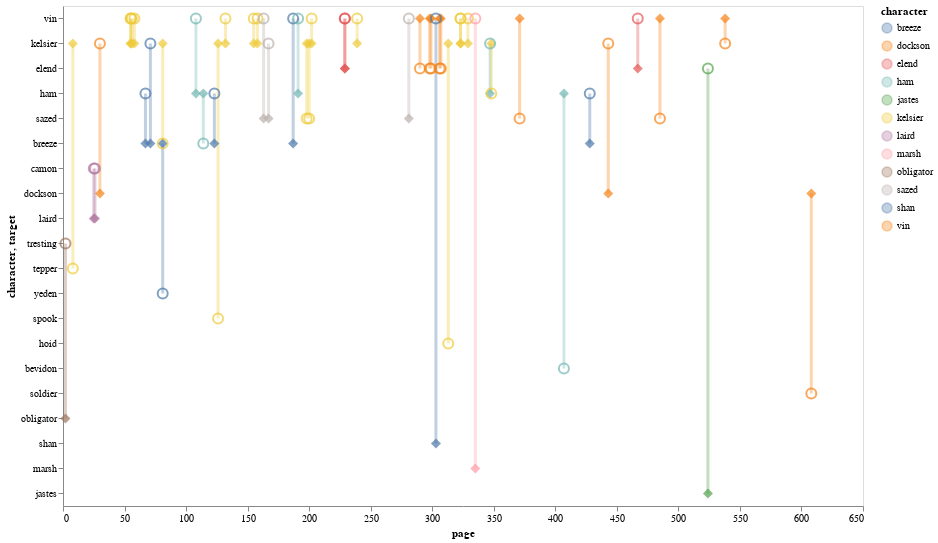

The notebook cell this image was saved under:
### Code cell
highlight = alt.selection_multi( on='mouseover',
                          fields=['character'], nearest=True)


raisers = alt.Chart(fe).mark_point(shape='diamond',filled=True).encode(
    x='page:Q',
    color='character:N',
    y = alt.Y('character:N',sort=alt.EncodingSortField(field='char_order',op='count',order='descending')),
    tooltip=['character:N','target:N','page:Q'],
    size=alt.condition(highlight, alt.value(100), alt.value(50))
)


raisees = raisers.mark_point().encode(
    x='page:Q',
    #color=alt.value('orange'),
    y = alt.Y('target:N',sort=alt.EncodingSortField(field='char_order',op='count',order='descending')),# sort=custom_char_sort),
    tooltip=['character:N','target:N','page:Q'],
    size=alt.condition(highlight, alt.value(100), alt.value(50))
)


lines = alt.Chart(fe).mark_rule().encode(
    x = 'page:Q',
    y = alt.Y('character:N',sort=alt.EncodingSortField(field='char_order',op='count',order='descending')),
    y2 = alt.Y2('target:N'),
    color='character:N',
    tooltip=['character:N','target:N','page:Q'],
    opacity = alt.value(0.35),
    size=alt.condition(highlight, alt.value(3), alt.value(1))
).add_selection(
    highlight
)

chart =  lines + raisers + raisees 

chart.configure_axis(
    grid=False
).properties(
    height=500, 
    width=800
)

### Figure 1 — Vega-Lite specification as saved in the notebook (floating-point values rounded to 4 significant figures)
{"config": {"view": {"continuousWidth": 400, "continuousHeight": 300}, "axis": {"grid": false}}, "layer": [{"mark": "rule", "encoding": {"color": {"type": "nominal", "field": "character"}, "opacity": {"value": 0.35}, "size": {"condition": {"value": 3, "selection": "selector051"}, "value": 1}, "tooltip": [{"type": "nominal", "field": "character"}, {"type": "nominal", "field": "target"}, {"type": "quantitative", "field": "page"}], "x": {"type": "quantitative", "field": "page"}, "y": {"type": "nominal", "field": "character", "sort": {"field": "char_order", "op": "count", "order": "descending"}}, "y2": {"field": "target"}}, "selection": {"selector051": {"type": "multi", "on": "mouseover", "fields": ["character"], "nearest": true}}}, {"mark": {"type": "point", "filled": true, "shape": "diamond"}, "encoding": {"color": {"type": "nominal", "field": "character"}, "size": {"condition": {"value": 100, "selection": "selector051"}, "value": 50}, "tooltip": [{"type": "nominal", "field": "character"}, {"type": "nominal", "field": "target"}, {"type": "quantitative", "field": "page"}], "x": {"type": "quantitative", "field": "page"}, "y": {"type": "nominal", "field": "character", "sort": {"field": "char_order", "op": "count", "order": "descending"}}}}, {"mark": "point", "encoding": {"color": {"type": "nominal", "field": "character"}, "size": {"condition": {"value": 100, "selection": "selector051"}, "value": 50}, "tooltip": [{"type": "nominal", "field": "character"}, {"type": "nominal", "field": "target"}, {"type": "quantitative", "field": "page"}], "x": {"type": "quantitative", "field": "page"}, "y": {"type": "nominal", "field": "target", "sort": {"field": "char_order", "op": "count", "order": "descending"}}}}], "data": {"name": "data-f21fd9da2a8a5c36331b410cdedc1246"}, "height": 500, "width": 800, "$schema": "https://vega.github.io/schema/vega-lite/v4.0.2.json", "datasets": {"data-f21fd9da2a8a5c36331b410cdedc1246": [{"page": 2, "character": "obligator", "target": "tresting", "book": 1, "char_order": "obligator"}, {"page": 8, "character": "kelsier", "target": "tepper", "book": 1, "char_order": "kelsier"}, {"page": 25, "character": "laird", "target": "camon", "book": 1, "char_order": "laird"}, {"page": 26, "character": "laird", "target": "camon", "book": 1, "char_order": "laird"}, {"page": 30, "character": "dockson", "target": "kelsier", "book": 1, "char_order": "dockson"}, {"page": 55, "character": "kelsier", "target": "vin", "book": 1, "char_order": "kelsier"}, {"page": 55, "character": "kelsier", "target": "vin", "book": 1, "char_order": "kelsier"}, {"page": 56, "character": "kelsier", "target": "vin", "book": 1, "char_order": "kelsier"}, {"page": 58, "character": "kelsier", "target": "vin", "book": 1, "char_order": "kelsier"}, {"page": 67, "character": "breeze", "target": "ham", "book": 1, "char_order": "breeze"}, {"page": 71, "character": "breeze", "target": "kelsier", "book": 1, "char_order": "breeze"}, {"page": 81, "character": "kelsier", "target": "breeze", "book": 1, "char_order": "kelsier"}, {"page": 81, "character": "breeze", "target": "yeden", "book": 1, "char_order": "breeze"}, {"page": 108, "character": "ham", "target": "vin", "book": 1, "char_order": "ham"}, {"page": 114, "character": "ham", "target": "breeze", "book": 1, "char_order": "ham"}, {"page": 123, "character": "breeze", "target": "ham", "book": 1, "char_order": "breeze"}, {"page": 126, "character": "kelsier", "target": "spook", "book": 1, "char_order": "kelsier"}, {"page": 132, "character": "kelsier", "target": "vin", "book": 1, "char_order": "kelsier"}, {"page": 155, "character": "kelsier", "target": "vin", "book": 1, "char_order": "kelsier"}, {"page": 158, "character": "kelsier", "target": "vin", "book": 1, "char_order": "kelsier"}, {"page": 163, "character": "sazed", "target": "vin", "book": 1, "char_order": "sazed"}, {"page": 167, "character": "sazed", "target": "kelsier", "book": 1, "char_order": "sazed"}, {"page": 187, "character": "breeze", "target": "vin", "book": 1, "char_order": "breeze"}, {"page": 191, "character": "ham", "target": "vin", "book": 1, "char_order": "ham"}, {"page": 198, "character": "kelsier", "target": "sazed", "book": 1, "char_order": "kelsier"}, {"page": 200, "character": "kelsier", "target": "sazed", "book": 1, "char_order": "kelsier"}, {"page": 202, "character": "kelsier", "target": "vin", "book": 1, "char_order": "kelsier"}, {"page": 229, "character": "elend", "target": "vin", "book": 1, "char_order": "elend"}, {"page": 229, "character": "elend", "target": "vin", "book": 1, "char_order": "elend"}, {"page": 239, "character": "kelsier", "target": "vin", "book": 1, "char_order": "kelsier"}, {"page": 281, "character": "sazed", "target": "vin", "book": 1, "char_order": "sazed"}, {"page": 290, "character": "vin", "target": "elend", "book": 1, "char_order": "vin"}, {"page": 298, "character": "vin", "target": "elend", "book": 1, "char_order": "vin"}, {"page": 299, "character": "vin", "target": "elend", "book": 1, "char_order": "vin"}, {"page": 303, "character": "shan", "target": "vin", "book": 1, "char_order": "shan"}, {"page": 306, "character": "vin", "target": "elend", "book": 1, "char_order": "vin"}, {"page": 307, "character": "vin", "target": "elend", "book": 1, "char_order": "vin"}, {"page": 313, "character": "kelsier", "target": "hoid", "book": 1, "char_order": "kelsier"}, {"page": 323, "character": "kelsier", "target": "vin", "book": 1, "char_order": "kelsier"}, {"page": 323, "character": "kelsier", "target": "vin", "book": 1, "char_order": "kelsier"}, {"page": 329, "character": "kelsier", "target": "vin", "book": 1, "char_order": "kelsier"}, {"page": 335, "character": "marsh", "target": "vin", "book": 1, "char_order": "marsh"}, {"page": 347, "character": "ham", "target": "kelsier", "book": 1, "char_order": "ham"}, {"page": 348, "character": "kelsier", "target": "ham", "book": 1, "char_order": "kelsier"}, {"page": 371, "character": "vin", "target": "sazed", "book": 1, "char_order": "vin"}, {"page": 407, "character": "ham", "target": "bevidon", "book": 1, "char_order": "ham"}, {"page": 428, "character": "breeze", "target": "ham", "book": 1, "char_order": "breeze"}, {"page": 443, "character": "dockson", "target": "kelsier", "book": 1, "char_order": "dockson"}, {"page": 467, "character": "elend", "target": "vin", "book": 1, "char_order": "elend"}, {"page": 485, "character": "vin", "target": "sazed", "book": 1, "char_order": "vin"}, {"page": 524, "character": "jastes", "target": "elend", "book": 1, "char_order": "jastes"}, {"page": 538, "character": "vin", "target": "kelsier", "book": 1, "char_order": "vin"}, {"page": 608, "character": "dockson", "target": "soldier", "book": 1, "char_order": "dockson"}]}}
